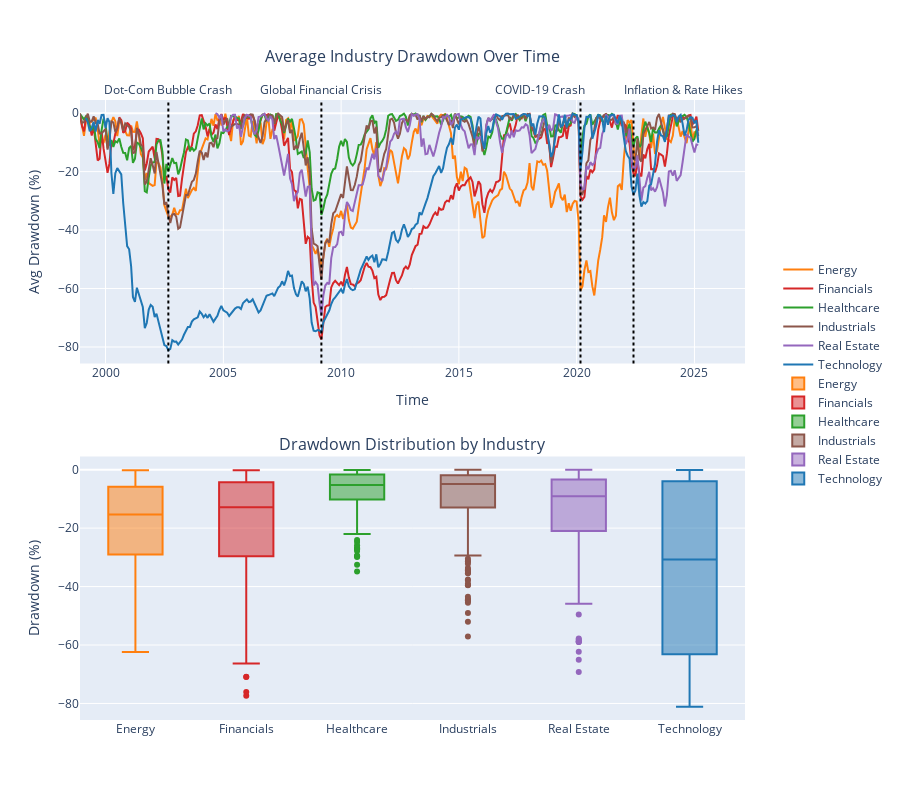

The code cell stored with this chart in its notebook:
### Code cell
# Create to graphs to analyze the draw down distributions and drawdowns over tiem of each industry. 

pivot_table3 = sub_df2.pivot_table(
    index = "Month_Year",
    columns = "Industry",
    values = "Drawdown",
    aggfunc = "mean"
)

# Reshape the pivot table for box plot
drawdown_long = pivot_table3.reset_index().melt(
    id_vars='Month_Year',
    var_name='Industry',
    value_name='Drawdown'
)

# Create subplot layout with 2 rows (line chart on top, box plot on bottom)
fig = make_subplots(
    rows=2, cols=1,
    shared_xaxes=False,
    subplot_titles=("Average Industry Drawdown Over Time", "Drawdown Distribution by Industry"),
    vertical_spacing=0.15
)

# Adjust first subplot title spacing. 
fig.layout.annotations[0].update(y=1.05)  # Increase y to move title up

# Add line traces (one per industry)
for industry in pivot_table3.columns:
    fig.add_trace(
        go.Scatter(
            x=pivot_table3.index,
            y=pivot_table3[industry],
            mode='lines',
            line=dict(color=industry_colors.get(industry, "#999")),
            name=industry
        ),
        row=1, col=1
    )

add_macroeconomic_annotations(fig, row=1, col=1)

for industry in drawdown_long['Industry'].unique():
    fig.add_trace(
        go.Box(
            y=drawdown_long[drawdown_long['Industry'] == industry]['Drawdown'],
            name=industry,
            line=dict(color=industry_colors.get(industry, "#999"))
        ),
        row=2, col=1
    )

# Update layout
fig.update_layout(
    height=800,
    # title_text="Drawdown Analysis by Industry",
    showlegend=True
)

fig.update_layout(
    legend=dict(
        orientation="h",        # horizontal layout
        yanchor="bottom",
        y=-0.3,                 # adjust how far below the x-axis it appears
        xanchor="center",
        x=0.5
    )
)

fig.update_xaxes(title_text="Time", row=1, col=1)
fig.update_yaxes(title_text="Avg Drawdown (%)", row=1, col=1)
fig.update_yaxes(title_text="Drawdown (%)", row=2, col=1)

# Optional: Legend position and styling — you can uncomment & tweak these lines later
fig.update_layout(
    legend=dict(
        orientation="v",        # "v" for vertical (default), "h" for horizontal
        yanchor="top",       # or "top"
        y=.75,                 # adjust up/down
        xanchor="left",
        x=1.05               # center align
    )
)



fig.show()

### Figure 1 — Plotly figure (JSON) as saved in the notebook; plotly's stock layout.template omitted (floating-point values rounded to 4 significant figures; data arrays with more than 128 entries replaced by an {"elided": "..."} marker saying what was removed)
{"data": [{"line": {"color": "#ff7f0e"}, "mode": "lines", "name": "Energy", "type": "scatter", "x": {"elided": "316 str values"}, "xaxis": "x", "y": {"elided": "316 float values"}, "yaxis": "y"}, {"line": {"color": "#d62728"}, "mode": "lines", "name": "Financials", "type": "scatter", "x": {"elided": "316 str values"}, "xaxis": "x", "y": {"elided": "316 float values"}, "yaxis": "y"}, {"line": {"color": "#2ca02c"}, "mode": "lines", "name": "Healthcare", "type": "scatter", "x": {"elided": "316 str values"}, "xaxis": "x", "y": {"elided": "316 float values"}, "yaxis": "y"}, {"line": {"color": "#8c564b"}, "mode": "lines", "name": "Industrials", "type": "scatter", "x": {"elided": "316 str values"}, "xaxis": "x", "y": {"elided": "316 float values"}, "yaxis": "y"}, {"line": {"color": "#9467bd"}, "mode": "lines", "name": "Real Estate", "type": "scatter", "x": {"elided": "316 str values"}, "xaxis": "x", "y": {"elided": "316 float values"}, "yaxis": "y"}, {"line": {"color": "#1f77b4"}, "mode": "lines", "name": "Technology", "type": "scatter", "x": {"elided": "316 str values"}, "xaxis": "x", "y": {"elided": "316 float values"}, "yaxis": "y"}, {"line": {"color": "#ff7f0e"}, "name": "Energy", "type": "box", "xaxis": "x2", "y": {"elided": "316 float values"}, "yaxis": "y2"}, {"line": {"color": "#d62728"}, "name": "Financials", "type": "box", "xaxis": "x2", "y": {"elided": "316 float values"}, "yaxis": "y2"}, {"line": {"color": "#2ca02c"}, "name": "Healthcare", "type": "box", "xaxis": "x2", "y": {"elided": "316 float values"}, "yaxis": "y2"}, {"line": {"color": "#8c564b"}, "name": "Industrials", "type": "box", "xaxis": "x2", "y": {"elided": "316 float values"}, "yaxis": "y2"}, {"line": {"color": "#9467bd"}, "name": "Real Estate", "type": "box", "xaxis": "x2", "y": {"elided": "316 float values"}, "yaxis": "y2"}, {"line": {"color": "#1f77b4"}, "name": "Technology", "type": "box", "xaxis": "x2", "y": {"elided": "316 float values"}, "yaxis": "y2"}], "layout": {"annotations": [{"font": {"size": 16}, "showarrow": false, "text": "Average Industry Drawdown Over Time", "x": 0.5, "xanchor": "center", "xref": "paper", "y": 1.05, "yanchor": "bottom", "yref": "paper"}, {"font": {"size": 16}, "showarrow": false, "text": "Drawdown Distribution by Industry", "x": 0.5, "xanchor": "center", "xref": "paper", "y": 0.425, "yanchor": "bottom", "yref": "paper"}, {"font": {"size": 12}, "showarrow": false, "text": "Dot-Com Bubble Crash", "x": "2002-09-01", "xref": "x", "xshift": 0, "y": 1, "yanchor": "bottom", "yref": "paper"}, {"font": {"size": 12}, "showarrow": false, "text": "Global Financial Crisis", "x": "2009-03-01", "xref": "x", "xshift": 0, "y": 1, "yanchor": "bottom", "yref": "paper"}, {"font": {"size": 12}, "showarrow": false, "text": "COVID-19 Crash", "x": "2020-03-01", "xref": "x", "xshift": -40, "y": 1, "yanchor": "bottom", "yref": "paper"}, {"font": {"size": 12}, "showarrow": false, "text": "Inflation & Rate Hikes", "x": "2022-06-01", "xref": "x", "xshift": 50, "y": 1, "yanchor": "bottom", "yref": "paper"}], "height": 800, "legend": {"orientation": "v", "x": 1.05, "xanchor": "left", "y": 0.75, "yanchor": "top"}, "shapes": [{"line": {"color": "black", "dash": "dot"}, "type": "line", "x0": "2002-09-01", "x1": "2002-09-01", "xref": "x", "y0": 0, "y1": 1, "yref": "y domain"}, {"line": {"color": "black", "dash": "dot"}, "type": "line", "x0": "2009-03-01", "x1": "2009-03-01", "xref": "x", "y0": 0, "y1": 1, "yref": "y domain"}, {"line": {"color": "black", "dash": "dot"}, "type": "line", "x0": "2020-03-01", "x1": "2020-03-01", "xref": "x", "y0": 0, "y1": 1, "yref": "y domain"}, {"line": {"color": "black", "dash": "dot"}, "type": "line", "x0": "2022-06-01", "x1": "2022-06-01", "xref": "x", "y0": 0, "y1": 1, "yref": "y domain"}], "showlegend": true, "xaxis": {"anchor": "y", "domain": [0, 1], "title": {"text": "Time"}}, "xaxis2": {"anchor": "y2", "domain": [0, 1]}, "yaxis": {"anchor": "x", "domain": [0.575, 1], "title": {"text": "Avg Drawdown (%)"}}, "yaxis2": {"anchor": "x2", "domain": [0, 0.425], "title": {"text": "Drawdown (%)"}}}}
